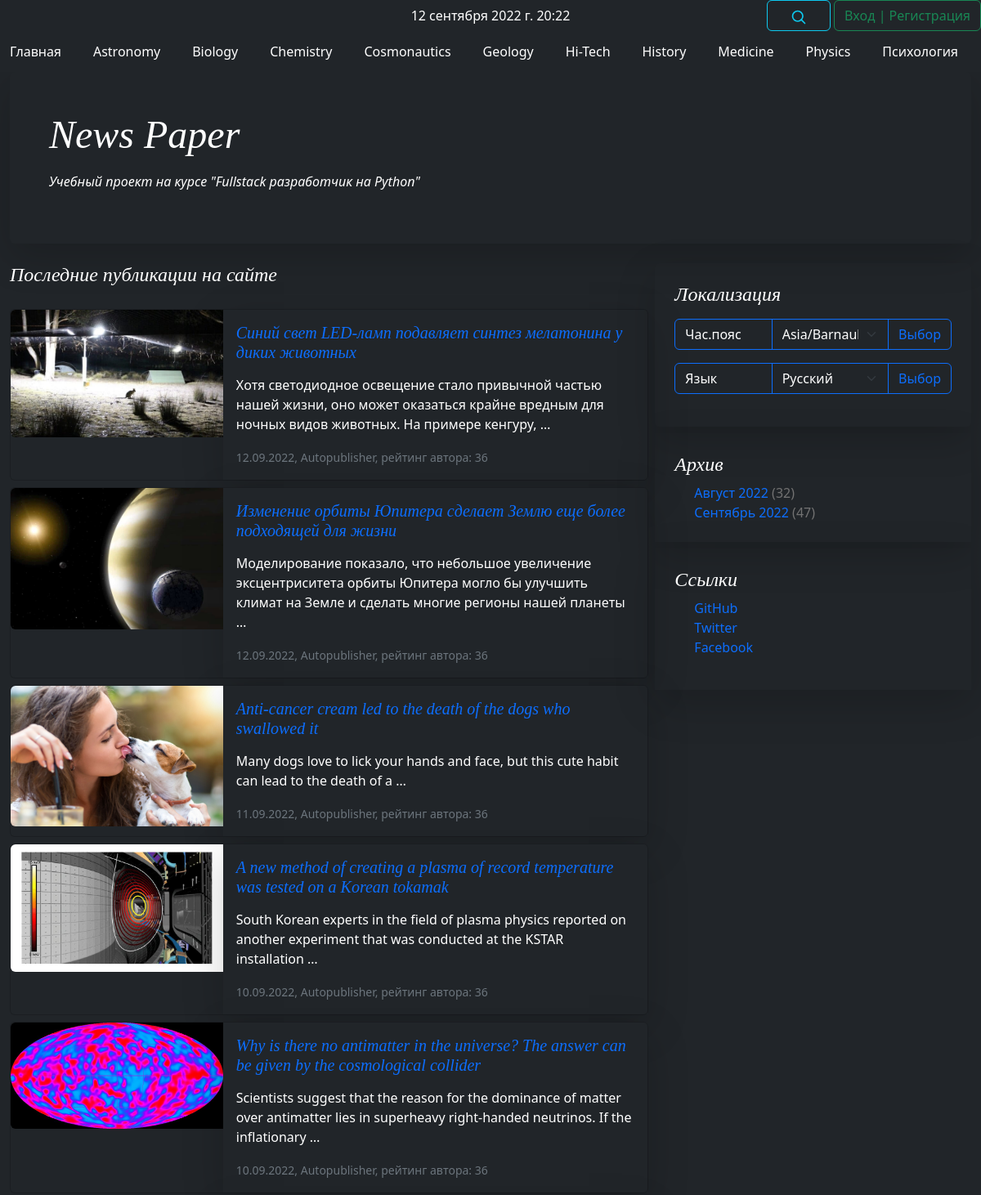
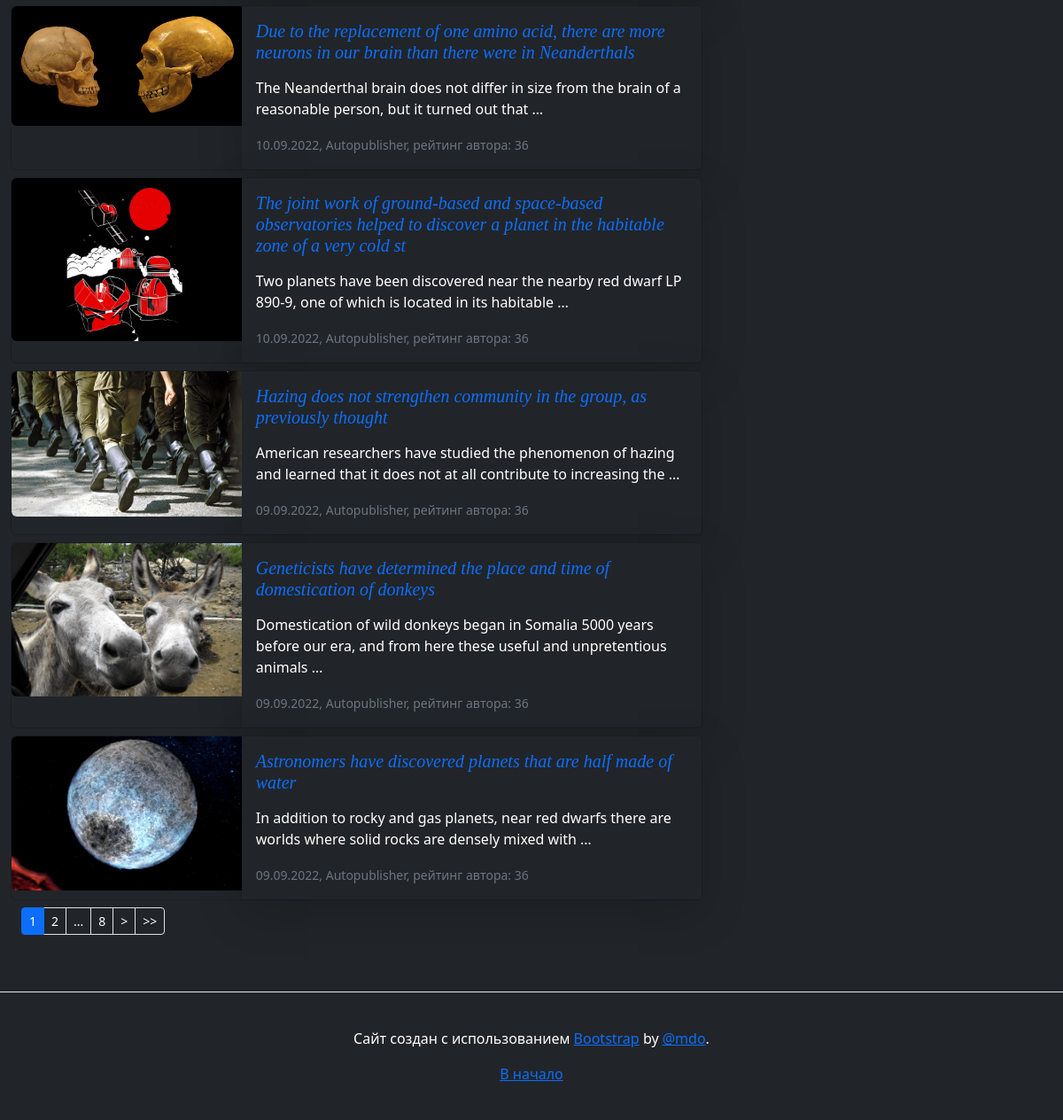
The page / on the database its author committed (2 pictures, top to bottom).
### news/models.py (models this page shows, shortened)
class Category(models.Model):
    name = models.CharField(
        max_length=64,
        unique=True,
        verbose_name=_('Имя категории'),
    )
    subscribers = models.ManyToManyField(
        User,
        through='CatSubscribers',
        blank=True,
        verbose_name=_('Подписчик'),
    )
    class Meta:
        verbose_name = _('Категория')
        verbose_name_plural = _('Категории')

class Post(models.Model):
    author_post = models.ForeignKey(
        Author,
        on_delete=models.CASCADE,
        verbose_name=_('Автор'),
    )
    ARTICLE = 'ART'
    NEWS = 'NWS'
    CHOICE_CAT = [
        (ARTICLE, _('Статья')),
        (NEWS, _('Новость')),
    ]
    type_cat = models.CharField(
        max_length=3,
        choices=CHOICE_CAT,
        default=ARTICLE,
        verbose_name=_('Тип контента'),
    )
    date_pub = models.DateTimeField(
        auto_now_add=True,
        verbose_name=_('Дата публикации'),
    )
    post_cat = models.ManyToManyField(
        Category,
        through='PostCategory',
        verbose_name=_('Категория'),
    )
    name = models.CharField(
        max_length=128,
        verbose_name=_('Название'),
    )
    content = models.TextField(
        verbose_name=_('Контент'),
    )
    content_rate = models.SmallIntegerField(
        default=0,
        verbose_name=_('Рейтинг'),
    )
    content_image = models.ImageField(
        upload_to='images',
        verbose_name=_('Изображение'),
        default='no_image.jpg',
    )
    class Meta:
        verbose_name = _('Пост')
        verbose_name_plural = _('Посты')

class Author(models.Model):
    author_user = models.OneToOneField(
        User,
        on_delete=models.CASCADE,
        verbose_name=_('Имя'),
    )
    author_rate = models.SmallIntegerField(
        default=0,
        verbose_name=_('Рейтинг'),
    )
    def __str__(self):
        return self.author_user.username
    class Meta:
        verbose_name = _('Автор')
        verbose_name_plural = _('Авторы')

### news/views.py (the view)
# urls.py: path('', IndexView.as_view(), name='index'),
class IndexView(ListView):
    queryset = Post.objects.select_related().all().order_by('-pk')
    template_name = 'posts.html'
    context_object_name = 'posts'
    paginate_by = 10

### news/context_processors.py (called while the page is built)
def navigate_context(request):
    category = Category.objects.all()
    archives = Post.objects.annotate(
        year=ExtractYear('date_pub'),
        month=ExtractMonth('date_pub')
    ).values('year', 'month').annotate(total=Count('id'))
    user_timezone = pytz.timezone(
        request.session.get('django_timezone') or settings.TIME_ZONE
    )
    current_time = timezone.now().astimezone(user_timezone)
    context = {
        'category': category,
        'archives': archives,
        'current_time': current_time,
        'timezones': pytz.common_timezones,
    }
    return context

### news/templatetags/news_filters.py (called while the page is built)
@register.filter()
def censor(in_text):
    censured_text = in_text
    with open('static/json/bad_words.json', 'r') as censor_file:
        bad_text = json.load(censor_file)
    for word in censured_text.split():
        if word.lower() in bad_text:
            censured_text = censured_text.replace(
                word,
                f'{word[0]}{"*" * (len(word) - 1)}'
            )
    return censured_text

@register.filter()
def name_month(val):
    val_obj = timezone.datetime.strptime(str(val), "%m")
    val_name = val_obj.strftime("%B")
    return _(val_name)

### news/templatetags/news_tags.py (called while the page is built)
@register.simple_tag(takes_context=True)
def url_replace(context, **kwargs):
    d = context['request'].GET.copy()
    for k, v in kwargs.items():
        d[k] = v
    return d.urlencode()

### templates/posts.html (shortened to what this page needs)
{% extends 'default.html' %}
{% load i18n %}
{% load tz %}
{% load news_filters %}
{% load news_tags %}
{% get_current_language as LANGUAGE_CODE %}
{% get_current_timezone as TIME_ZONE %}
{% load cache %}
{% block content %}
    {% cache 5 last_news page_obj.number TIME_ZONE LANGUAGE_CODE %}
        <h4 class="pb-1 mb-4 fst-italic">
            {% trans "Последние публикации на сайте" %}
        </h4>
        {% for post in posts %}
            {% include 'post_card.html' %}
        {% endfor %}
    {% endcache %}
    {% if page_obj.has_other_pages %}
        {% include 'paginator.html' %}
    {% endif %}
{% endblock content %}

### templates/navigate.html (shortened to what this page needs)
{% load i18n %}
{% load tz %}
{% load cache %}
<div class="container-fluid>
  <header class="blog-header lh-1 py-3">
    <div class="row flex-nowrap justify-content-between align-items-center">
      <div class="col-4 pt-1">
      </div>
      <div class="col-4 text-center">
        {{ current_time }}
      </div>
      <div class="col-4 d-flex justify-content-end align-items-center">
        <a class="link-secondary" href="{% url 'news:search' %}" aria-label="Search">
          <span class="btn btn-outline-info">
              <svg xmlns="http://www.w3.org/2000/svg" width="20" height="20" fill="none" stroke="currentColor" stroke-linecap="round" stroke-linejoin="round" stroke-width="2" class="mx-3" role="img" viewBox="0 0 24 24"><title>Search</title><circle cx="10.5" cy="10.5" r="7.5"/><path d="M21 21l-5.2-5.2"/></svg>
          </span>
        </a>
          {% if user.id %}
            <a class="btn btn-outline-danger" href="/accounts/logout/">{% trans "Выход" %}</a>
          {% else %}
            <a class="btn btn-outline-success" href="/accounts/login/">{% trans "Вход" %} | {% trans "Регистрация" %}</a>
          {% endif %}
      </div>
    </div>
  {% cache 1 navbar %}
  <nav {% if current_time.hour >= 19 or  current_time.hour <= 7 %}class="navbar bg-dark text-bg-dark"{% else %}class="navbar bg-light"{% endif %}>
    <div {% if current_time.hour >= 19 or  current_time.hour <= 7 %}class="container-fluid bg-dark text-bg-dark"{% else %}class="container-fluid"{% endif %}>
      <a {% if current_time.hour >= 19 or  current_time.hour <= 7 %}class="navbar-brand fs-6 text-bg-dark"{% else %}class="navbar-brand fs-6"{% endif %} href="{% url 'news:index' %}">{% trans "Главная" %}</a>
      {% for item in category %}
        <a {% if current_time.hour >= 19 or  current_time.hour <= 7 %}class="navbar-brand fs-6 text-bg-dark"{% else %}class="navbar-brand fs-6"{% endif %} href="{% url 'news:category' item.id %}">{{ item.name }}</a>
      {% endfor %}
    </div>
  </nav>
  {% endcache %}
</div>

### templates/post_card.html
{% load i18n %}
{% load news_filters %}
{% load news_tags %}
<div {% if current_time.hour >= 19 or  current_time.hour <= 7 %}class="card mb-2 bg-dark text-bg-dark"{% else %}class="card mb-2"{% endif %}>
  <div class="row g-0">
    <div class="col-md-4">
      <img src="{{ post.content_image.url }}" class="img-fluid rounded-start" alt="{{ post.name|censor }}">
    </div>
    <div class="col-md-8">
      <div class="card-body container-fluid shadow-lg">
        <a class="text-decoration-none" href="{% url 'news:detail' post.id %}">
            <h5 class="card-title fst-italic">{{ post.name|censor }}</h5>
        </a>
        <p class="card-text">{{ post.content|censor|truncatewords_html:20|safe }}</p>
        <p class="card-text">
            <small class="text-muted">
                {{ post.date_pub|date:'d.m.Y' }},
                {{ post.author_post }},
                {% trans "рейтинг автора:" %} {{ post.author_post.author_rate }}
            </small>
        </p>
      </div>
    </div>
  </div>
</div>

### static/css/blog.rtl.css (style rules this page uses)
h1, h2, h3, h4, h5, h6 { font-family: Amiri, Georgia, "Times New Roman", serif; }

### rows shown on the page
Category: name "Astronomy"
Category: name "Biology"
Category: name "Chemistry"
Category: name "Cosmonautics"
Category: name "Geology"
Category: name "Hi-Tech"
Category: name "History"
Category: name "Medicine"
Category: name "Physics"
Category: name "Психология"
Post: content_image (picture), name|censor "Синий свет LED-ламп подавляет синтез мелатонина у диких животных", content|censor "Хотя светодиодное освещение стало привычной частью нашей жизни, оно может оказаться крайне вредным для ночных видов животных. На примере кенгуру, …", date_pub "12.09.2022", author_post "Autopublisher", author_post.author_rate "36"
Post: content_image (picture), name|censor "Изменение орбиты Юпитера сделает Землю еще более подходящей для жизни", content|censor "Моделирование показало, что небольшое увеличение эксцентриситета орбиты Юпитера могло бы улучшить климат на Земле и сделать многие регионы нашей планеты …", date_pub "12.09.2022", author_post "Autopublisher", author_post.author_rate "36"
Post: content_image (picture), name|censor "Anti-cancer cream led to the death of the dogs who swallowed it", content|censor "Many dogs love to lick your hands and face, but this cute habit can lead to the death of a …", date_pub "11.09.2022", author_post "Autopublisher", author_post.author_rate "36"
Post: content_image (picture), name|censor "A new method of creating a plasma of record temperature was tested on a Korean tokamak", content|censor "South Korean experts in the field of plasma physics reported on another experiment that was conducted at the KSTAR installation …", date_pub "10.09.2022", author_post "Autopublisher", author_post.author_rate "36"
Post: content_image (picture), name|censor "Why is there no antimatter in the universe? The answer can be given by the cosmological collider", content|censor "Scientists suggest that the reason for the dominance of matter over antimatter lies in superheavy right-handed neutrinos. If the inflationary …", date_pub "10.09.2022", author_post "Autopublisher", author_post.author_rate "36"
Post: content_image (picture), name|censor "Due to the replacement of one amino acid, there are more neurons in our brain than there were in Neanderthals", content|censor "The Neanderthal brain does not differ in size from the brain of a reasonable person, but it turned out that …", date_pub "10.09.2022", author_post "Autopublisher", author_post.author_rate "36"
Post: content_image (picture), name|censor "The joint work of ground-based and space-based observatories helped to discover a planet in the habitable zone of a very cold st", content|censor "Two planets have been discovered near the nearby red dwarf LP 890-9, one of which is located in its habitable …", date_pub "10.09.2022", author_post "Autopublisher", author_post.author_rate "36"
Post: content_image (picture), name|censor "Hazing does not strengthen community in the group, as previously thought", content|censor "American researchers have studied the phenomenon of hazing and learned that it does not at all contribute to increasing the …", date_pub "09.09.2022", author_post "Autopublisher", author_post.author_rate "36"
Post: content_image (picture), name|censor "Geneticists have determined the place and time of domestication of donkeys", content|censor "Domestication of wild donkeys began in Somalia 5000 years before our era, and from here these useful and unpretentious animals …", date_pub "09.09.2022", author_post "Autopublisher", author_post.author_rate "36"
Post: content_image (picture), name|censor "Astronomers have discovered planets that are half made of water", content|censor "In addition to rocky and gas planets, near red dwarfs there are worlds where solid rocks are densely mixed with …", date_pub "09.09.2022", author_post "Autopublisher", author_post.author_rate "36"

### other values the page prints
{{ current_time }} "12 сентября 2022 г. 20:22"
{{ page_obj.number }} "1"
{{ page_obj.next_page_number }} "2"
{{ page_obj.paginator.num_pages }} "8"
{{ item.month|name_month }} "Август" "Сентябрь"
{{ item.year }} "2022" "2022"
{{ item.total }} "32" "47"
form field timezone "Asia/Barnaul"
form field language "Русский"
